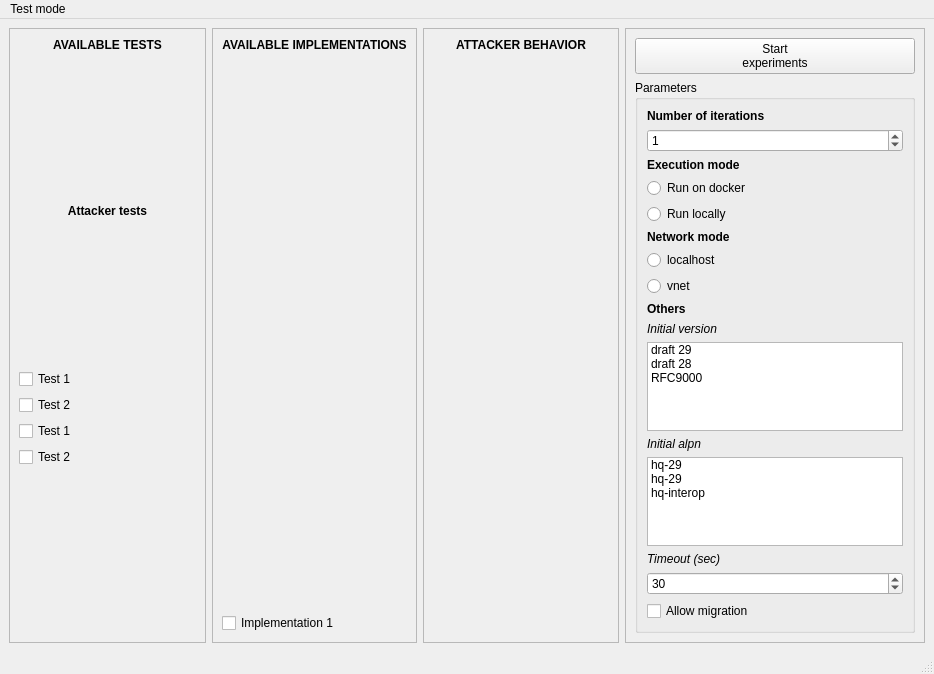
<?xml version="1.0" encoding="UTF-8"?>
<ui version="4.0">
 <class>IvyQUIC</class>
 <widget class="QMainWindow" name="IvyQUIC">
  <property name="geometry">
   <rect>
    <x>0</x>
    <y>0</y>
    <width>934</width>
    <height>674</height>
   </rect>
  </property>
  <property name="windowTitle">
   <string>Ivy QUIC - Attacker</string>
  </property>
  <widget class="QWidget" name="centralwidget">
   <layout class="QHBoxLayout" name="horizontalLayout">
    <item>
     <widget class="QScrollArea" name="scrollArea">
      <property name="widgetResizable">
       <bool>true</bool>
      </property>
      <widget class="QWidget" name="scrollAreaWidgetContents">
       <property name="geometry">
        <rect>
         <x>0</x>
         <y>0</y>
         <width>214</width>
         <height>610</height>
        </rect>
       </property>
       <layout class="QHBoxLayout" name="horizontalLayout_2">
        <item>
         <layout class="QVBoxLayout" name="verticalLayout_2">
          <item alignment="Qt::AlignTop">
           <widget class="QLabel" name="label">
            <property name="text">
             <string>&lt;html&gt;&lt;head/&gt;&lt;body&gt;&lt;p align=&quot;center&quot;&gt;&lt;span style=&quot; font-weight:600;&quot;&gt;AVAILABLE TESTS&lt;/span&gt;&lt;/p&gt;&lt;/body&gt;&lt;/html&gt;</string>
            </property>
           </widget>
          </item>
          <item alignment="Qt::AlignTop">
           <widget class="QLabel" name="label_10">
            <property name="text">
             <string>&lt;html&gt;&lt;head/&gt;&lt;body&gt;&lt;p align=&quot;center&quot;&gt;&lt;span style=&quot; font-weight:600;&quot;&gt;Attacker tests&lt;/span&gt;&lt;/p&gt;&lt;/body&gt;&lt;/html&gt;</string>
            </property>
           </widget>
          </item>
          <item>
           <widget class="QCheckBox" name="checkBox_3">
            <property name="text">
             <string>Test 1</string>
            </property>
           </widget>
          </item>
          <item>
           <widget class="QCheckBox" name="checkBox">
            <property name="text">
             <string>Test 2</string>
            </property>
           </widget>
          </item>
          <item>
           <widget class="QCheckBox" name="checkBox_6">
            <property name="text">
             <string>Test 1</string>
            </property>
           </widget>
          </item>
          <item>
           <widget class="QCheckBox" name="checkBox_5">
            <property name="text">
             <string>Test 2</string>
            </property>
           </widget>
          </item>
          <item alignment="Qt::AlignTop">
           <widget class="QLabel" name="label_12">
            <property name="maximumSize">
             <size>
              <width>220</width>
              <height>107</height>
             </size>
            </property>
            <property name="text">
             <string/>
            </property>
           </widget>
          </item>
         </layout>
        </item>
       </layout>
      </widget>
     </widget>
    </item>
    <item>
     <widget class="QScrollArea" name="scrollArea_2">
      <property name="widgetResizable">
       <bool>true</bool>
      </property>
      <widget class="QWidget" name="scrollAreaWidgetContents_2">
       <property name="geometry">
        <rect>
         <x>0</x>
         <y>0</y>
         <width>249</width>
         <height>610</height>
        </rect>
       </property>
       <layout class="QVBoxLayout" name="verticalLayout">
        <item>
         <layout class="QVBoxLayout" name="verticalLayout_3">
          <item alignment="Qt::AlignTop">
           <widget class="QLabel" name="label_2">
            <property name="text">
             <string>&lt;html&gt;&lt;head/&gt;&lt;body&gt;&lt;p align=&quot;center&quot;&gt;&lt;span style=&quot; font-weight:600;&quot;&gt;AVAILABLE IMPLEMENTATIONS&lt;/span&gt;&lt;/p&gt;&lt;/body&gt;&lt;/html&gt;</string>
            </property>
           </widget>
          </item>
          <item>
           <widget class="QCheckBox" name="checkBox_2">
            <property name="text">
             <string>Implementation 1</string>
            </property>
           </widget>
          </item>
         </layout>
        </item>
       </layout>
      </widget>
     </widget>
    </item>
    <item>
     <widget class="QScrollArea" name="scrollArea_4">
      <property name="widgetResizable">
       <bool>true</bool>
      </property>
      <widget class="QWidget" name="scrollAreaWidgetContents_4">
       <property name="geometry">
        <rect>
         <x>0</x>
         <y>0</y>
         <width>213</width>
         <height>610</height>
        </rect>
       </property>
       <layout class="QVBoxLayout" name="verticalLayout_7">
        <item>
         <layout class="QVBoxLayout" name="verticalLayout_4">
          <item alignment="Qt::AlignTop">
           <widget class="QLabel" name="label_11">
            <property name="text">
             <string>&lt;html&gt;&lt;head/&gt;&lt;body&gt;&lt;p align=&quot;center&quot;&gt;&lt;span style=&quot; font-weight:600;&quot;&gt;ATTACKER BEHAVIOR&lt;/span&gt;&lt;/p&gt;&lt;/body&gt;&lt;/html&gt;</string>
            </property>
           </widget>
          </item>
         </layout>
        </item>
       </layout>
      </widget>
     </widget>
    </item>
    <item>
     <widget class="QScrollArea" name="scrollArea_3">
      <property name="widgetResizable">
       <bool>true</bool>
      </property>
      <widget class="QWidget" name="scrollAreaWidgetContents_3">
       <property name="geometry">
        <rect>
         <x>0</x>
         <y>0</y>
         <width>200</width>
         <height>630</height>
        </rect>
       </property>
       <layout class="QVBoxLayout" name="verticalLayout_8">
        <item>
         <layout class="QVBoxLayout" name="verticalLayout_5">
          <item>
           <widget class="QPushButton" name="pushButton">
            <property name="text">
             <string>Start
experiments</string>
            </property>
           </widget>
          </item>
          <item>
           <widget class="QGroupBox" name="groupBox">
            <property name="title">
             <string>Parameters</string>
            </property>
            <layout class="QHBoxLayout" name="horizontalLayout_3">
             <item>
              <layout class="QVBoxLayout" name="verticalLayout_6">
               <item alignment="Qt::AlignTop">
                <widget class="QLabel" name="label_3">
                 <property name="text">
                  <string>&lt;html&gt;&lt;head/&gt;&lt;body&gt;&lt;p&gt;&lt;span style=&quot; font-weight:600;&quot;&gt;Number of iterations&lt;/span&gt;&lt;/p&gt;&lt;/body&gt;&lt;/html&gt;</string>
                 </property>
                </widget>
               </item>
               <item>
                <widget class="QSpinBox" name="spinBox">
                 <property name="value">
                  <number>1</number>
                 </property>
                </widget>
               </item>
               <item>
                <widget class="QLabel" name="label_4">
                 <property name="text">
                  <string>&lt;html&gt;&lt;head/&gt;&lt;body&gt;&lt;p&gt;&lt;span style=&quot; font-weight:600;&quot;&gt;Execution mode&lt;/span&gt;&lt;/p&gt;&lt;/body&gt;&lt;/html&gt;</string>
                 </property>
                </widget>
               </item>
               <item>
                <widget class="QRadioButton" name="radioButton_2">
                 <property name="text">
                  <string>Run on docker</string>
                 </property>
                </widget>
               </item>
               <item>
                <widget class="QRadioButton" name="radioButton">
                 <property name="text">
                  <string>Run locally</string>
                 </property>
                </widget>
               </item>
               <item>
                <widget class="QLabel" name="label_5">
                 <property name="text">
                  <string>&lt;html&gt;&lt;head/&gt;&lt;body&gt;&lt;p&gt;&lt;span style=&quot; font-weight:600;&quot;&gt;Network mode&lt;/span&gt;&lt;/p&gt;&lt;/body&gt;&lt;/html&gt;</string>
                 </property>
                </widget>
               </item>
               <item>
                <widget class="QRadioButton" name="radioButton_3">
                 <property name="text">
                  <string>localhost</string>
                 </property>
                </widget>
               </item>
               <item>
                <widget class="QRadioButton" name="radioButton_4">
                 <property name="text">
                  <string>vnet</string>
                 </property>
                </widget>
               </item>
               <item>
                <widget class="QLabel" name="label_6">
                 <property name="text">
                  <string>&lt;html&gt;&lt;head/&gt;&lt;body&gt;&lt;p&gt;&lt;span style=&quot; font-weight:600;&quot;&gt;Others&lt;/span&gt;&lt;/p&gt;&lt;/body&gt;&lt;/html&gt;</string>
                 </property>
                </widget>
               </item>
               <item>
                <widget class="QLabel" name="label_7">
                 <property name="text">
                  <string>&lt;html&gt;&lt;head/&gt;&lt;body&gt;&lt;p&gt;&lt;span style=&quot; font-style:italic;&quot;&gt;Initial version&lt;/span&gt;&lt;/p&gt;&lt;/body&gt;&lt;/html&gt;</string>
                 </property>
                </widget>
               </item>
               <item>
                <widget class="QListWidget" name="listWidget">
                 <item>
                  <property name="text">
                   <string>draft 29</string>
                  </property>
                 </item>
                 <item>
                  <property name="text">
                   <string>draft 28</string>
                  </property>
                 </item>
                 <item>
                  <property name="text">
                   <string>RFC9000</string>
                  </property>
                 </item>
                </widget>
               </item>
               <item>
                <widget class="QLabel" name="label_8">
                 <property name="text">
                  <string>&lt;html&gt;&lt;head/&gt;&lt;body&gt;&lt;p&gt;&lt;span style=&quot; font-style:italic;&quot;&gt;Initial alpn&lt;/span&gt;&lt;/p&gt;&lt;/body&gt;&lt;/html&gt;</string>
                 </property>
                </widget>
               </item>
               <item>
                <widget class="QListWidget" name="listWidget_2">
                 <item>
                  <property name="text">
                   <string>hq-29</string>
                  </property>
                 </item>
                 <item>
                  <property name="text">
                   <string>hq-29</string>
                  </property>
                 </item>
                 <item>
                  <property name="text">
                   <string>hq-interop</string>
                  </property>
                 </item>
                </widget>
               </item>
               <item>
                <widget class="QLabel" name="label_9">
                 <property name="text">
                  <string>&lt;html&gt;&lt;head/&gt;&lt;body&gt;&lt;p&gt;&lt;span style=&quot; font-style:italic;&quot;&gt;Timeout (sec)&lt;/span&gt;&lt;/p&gt;&lt;/body&gt;&lt;/html&gt;</string>
                 </property>
                </widget>
               </item>
               <item>
                <widget class="QSpinBox" name="spinBox_2">
                 <property name="value">
                  <number>30</number>
                 </property>
                </widget>
               </item>
               <item>
                <widget class="QCheckBox" name="checkBox_4">
                 <property name="text">
                  <string>Allow migration</string>
                 </property>
                </widget>
               </item>
              </layout>
             </item>
            </layout>
           </widget>
          </item>
         </layout>
        </item>
       </layout>
      </widget>
     </widget>
    </item>
   </layout>
  </widget>
  <widget class="QStatusBar" name="statusbar"/>
  <widget class="QMenuBar" name="menubar">
   <property name="geometry">
    <rect>
     <x>0</x>
     <y>0</y>
     <width>934</width>
     <height>22</height>
    </rect>
   </property>
   <widget class="QMenu" name="menuTest_mode">
    <property name="title">
     <string>Test mode</string>
    </property>
    <addaction name="actionStandard"/>
    <addaction name="actionAttacker"/>
   </widget>
   <addaction name="menuTest_mode"/>
  </widget>
  <action name="actionStandard">
   <property name="text">
    <string>Standard</string>
   </property>
  </action>
  <action name="actionAttacker">
   <property name="text">
    <string>Attacker</string>
   </property>
  </action>
 </widget>
 <resources/>
 <connections/>
</ui>
